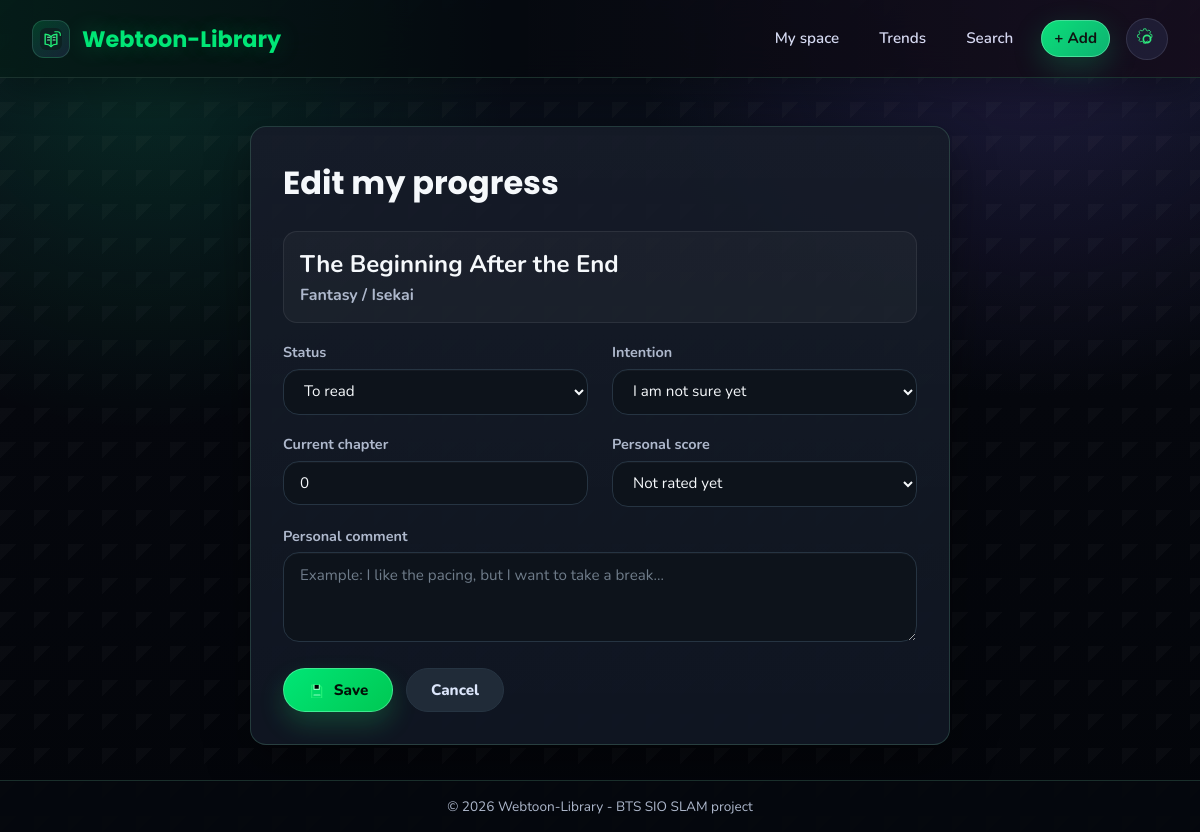
The app's page /modifier_webtoon.php?id=3 (signed in) with its own data.
### tables this page shows
CREATE TABLE IF NOT EXISTS webtoons (
    id                  INT AUTO_INCREMENT PRIMARY KEY,
    id_utilisateur      INT NOT NULL,
    anilist_id          INT NULL,
    titre               VARCHAR(255) NOT NULL,
    auteur              VARCHAR(255),
    genre               VARCHAR(100),
    description         TEXT,
    statut              ENUM('a_lire', 'en_cours', 'en_pause', 'termine', 'abandonne') DEFAULT 'a_lire',
    chapitre_actuel     INT DEFAULT 0,
    note                TINYINT CHECK (note BETWEEN 0 AND 10),
    commentaire         TEXT,
    intention           ENUM('continuer', 'hesite', 'arreter') DEFAULT 'hesite',
    image_url           VARCHAR(500),
    date_ajout          DATETIME DEFAULT CURRENT_TIMESTAMP,
    date_modification   DATETIME DEFAULT CURRENT_TIMESTAMP ON UPDATE CURRENT_TIMESTAMP,

    FOREIGN KEY (id_utilisateur) REFERENCES utilisateurs(id) ON DELETE CASCADE
);

### includes/lang.php (called while the page is built, shortened)
<?php
function langueCourante()
{
    return ($_SESSION['langue'] ?? 'en') === 'fr' ? 'fr' : 'en';
}
function t($key)
{
    $langue = langueCourante();
    return $textes[$langue][$key] ?? $textes['en'][$key] ?? $key;
}
?>

### modifier_webtoon.php (the view, shortened to what this page needs)
<?php
include 'includes/config.php';
$userId = $_SESSION['user_id'];
$id = (int)($_GET['id'] ?? 0);
$requete = $pdo->prepare("SELECT * FROM webtoons WHERE id = ? AND id_utilisateur = ?");
$requete->execute([$id, $userId]);
$wt = $requete->fetch();
include 'includes/header.php';
?>
<div class="carte-formulaire-large">
    <h1><?= htmlspecialchars(t('edit_progress')) ?></h1>
    <div class="resume-suivi">
        <div>
            <h2><?= htmlspecialchars($wt['titre']) ?></h2>
            <?php if (!empty($wt['genre'])): ?>
                <p><?= htmlspecialchars($wt['genre']) ?></p>
            <?php endif; ?>
        </div>
    </div>
    <form method="POST" action="modifier_webtoon.php?id=<?= (int)$id ?>">
        <div class="grille-2-colonnes">
            <div class="groupe-champ">
                <label for="statut"><?= htmlspecialchars(t('status')) ?></label>
                <select id="statut" name="statut">
                    <option value="a_lire" <?= $wt['statut'] === 'a_lire' ? 'selected' : '' ?>><?= htmlspecialchars(t('to_read')) ?></option>
                </select>
            </div>
            <div class="groupe-champ">
                <label for="intention"><?= htmlspecialchars(t('intention')) ?></label>
                <select id="intention" name="intention">
                    <option value="hesite" <?= ($wt['intention'] ?? 'hesite') === 'hesite' ? 'selected' : '' ?>><?= htmlspecialchars(t('unsure')) ?></option>
                </select>
            </div>
        </div>
        <div class="grille-2-colonnes">
            <div class="groupe-champ">
                <label for="chapitre_actuel"><?= htmlspecialchars(t('chapter_current')) ?></label>
                <input type="number" id="chapitre_actuel" name="chapitre_actuel"
                       min="0" value="<?= (int)($wt['chapitre_actuel'] ?? 0) ?>">
            </div>
            <div class="groupe-champ">
                <label for="note"><?= htmlspecialchars(t('personal_score')) ?></label>
                <select id="note" name="note">
                    <option value=""><?= htmlspecialchars(t('not_rated')) ?></option>
                </select>
            </div>
        </div>
        <div class="groupe-champ">
            <label for="commentaire"><?= htmlspecialchars(t('comment')) ?></label>
            <textarea id="commentaire" name="commentaire" placeholder="<?= htmlspecialchars(langueCourante() === 'fr' ? "Ex : j'aime le rythme, mais je veux faire une pause..." : 'Example: I like the pacing, but I want to take a break...') ?>"><?= htmlspecialchars($wt['commentaire'] ?? '') ?></textarea>
        </div>
        <div class="actions-formulaire">
            <button type="submit" class="btn btn-vert">
                <img src="<?= $base ?>/assets/img/icon-save.svg" alt="" class="action-icon"> <?= htmlspecialchars(t('save')) ?>
            </button>
            <a href="webtoons.php" class="btn btn-gris"><?= htmlspecialchars(t('cancel')) ?></a>
        </div>
    </form>
</div>
<?php include 'includes/footer.php'; ?>

### records on screen
webtoons: titre "The Beginning After the End", genre "Fantasy / Isekai", statut "To read", intention "I am not sure yet", chapitre_actuel "0"

### other values on screen
t('dashboard') "My space"
t('trends') "Trends"
t('search') "Search"
t('add') "Add"
t('edit_progress') "Edit my progress"
t('status') "Status"
t('intention') "Intention"
t('chapter_current') "Current chapter"
t('personal_score') "Personal score"
t('comment') "Personal comment"
t('save') "Save"
t('cancel') "Cancel"
form field note "Not rated yet"
